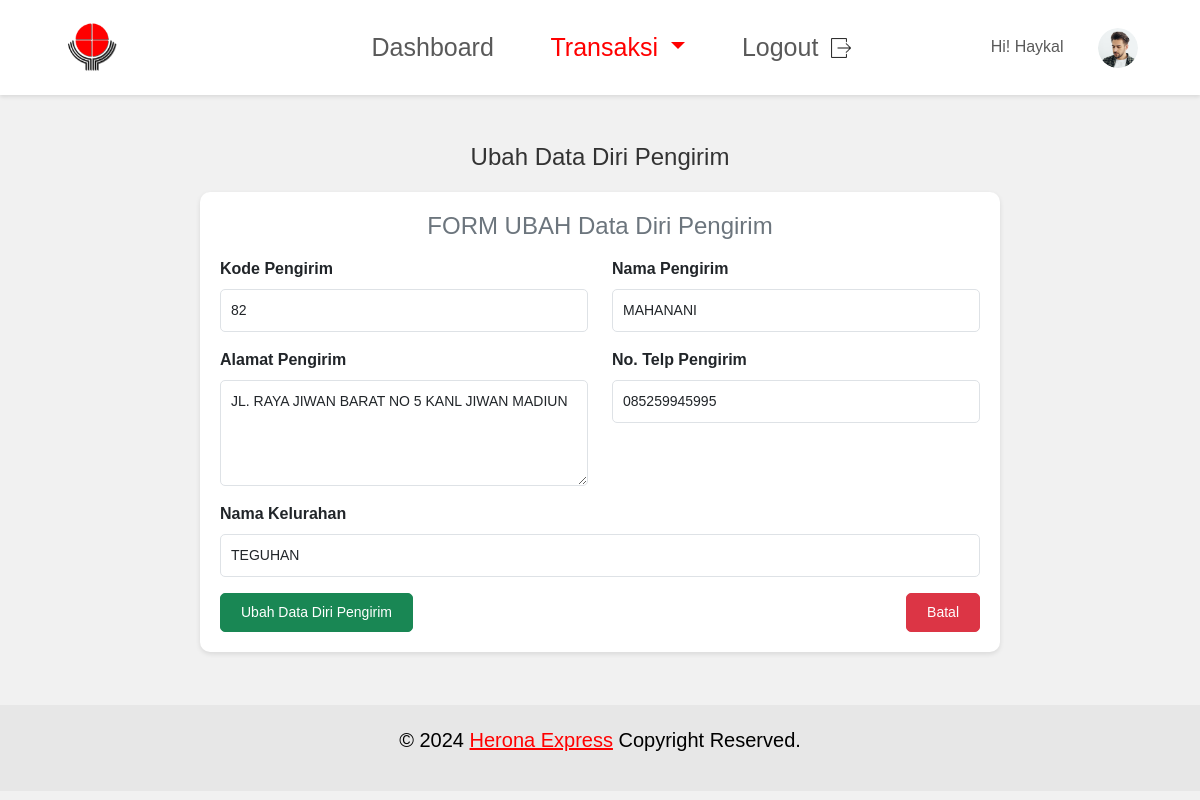
Page /pengirimanibrahim/DataDiriPengirim/datadiripengirimubah1.php?Kd_Pengirim=82 on the committed database.
### tables this page shows
CREATE TABLE `datadiripengirim` (
  `Kd_Pengirim` int(11) NOT NULL,
  `Kd_Kelurahan` int(11) NOT NULL,
  `Nama_Pengirim` varchar(30) DEFAULT NULL,
  `Alamat_Pengirim` varchar(100) DEFAULT NULL,
  `No_Telp_Pengirim` varchar(15) DEFAULT NULL
);

### pengirimanibrahim/DataDiriPengirim/datadiripengirimubah1.php (the view, shortened to what this page needs)
<?php
include '../config.php';
if (isset($_GET['Kd_Pengirim'])) {
    $Kd_Pengirim = $_GET['Kd_Pengirim'];
    $query = mysqli_query($db, "SELECT * FROM datadiripengirim WHERE Kd_Pengirim = '$Kd_Pengirim'");
    $data = mysqli_fetch_array($query);
} else {
    header("Location: datadiripengirimlihat.php");
    exit();
}
?>
<!DOCTYPE html>
<html lang="en">
<head>
    <link href="https://cdn.jsdelivr.net/npm/bootstrap@5.3.0-alpha1/dist/css/bootstrap.min.css" rel="stylesheet">
</head>
<body>
<?php include '../config.php'; ?>
<?php include $_SERVER['DOCUMENT_ROOT'] . '/pengirimanibrahim/assets/navbar.php'; ?>
<section class="container mt-5">
    <h3>Ubah Data Diri Pengirim</h3>
    <div class="form-container">
        <form action="" method="post">
            <h4 class="text-center text-secondary mb-3">FORM UBAH Data Diri Pengirim</h4>
            <div class="row mb-3">
                <div class="col">
                    <label for="Kd_Pengirim" class="form-label">Kode Pengirim</label>
                    <input type="text" class="form-control" name="Kd_Pengirim" id="Kd_Pengirim" value="<?php echo $data['Kd_Pengirim']; ?>" readonly>
                </div>
                <div class="col">
                    <label for="Nama_Pengirim" class="form-label">Nama Pengirim</label>
                    <input type="text" class="form-control" name="Nama_Pengirim" id="Nama_Pengirim" value="<?php echo $data['Nama_Pengirim']; ?>">
                </div>
            </div>
            <div class="row mb-3">
                <div class="col">
                    <label for="Alamat_Pengirim" class="form-label">Alamat Pengirim</label>
                    <textarea class="form-control" name="Alamat_Pengirim" id="Alamat_Pengirim" rows="4"><?php echo $data['Alamat_Pengirim']; ?></textarea>
                </div>
                <div class="col">
                    <label for="No_Telp_Pengirim" class="form-label">No. Telp Pengirim</label>
                    <input type="text" class="form-control" name="No_Telp_Pengirim" id="No_Telp_Pengirim" value="<?php echo $data['No_Telp_Pengirim']; ?>">
                </div>
            </div>
            <div class="row mb-3">
                <div class="col">
                    <label for="Kd_Kelurahan" class="form-label">Nama Kelurahan</label>
                    <select name="Kd_Kelurahan" id="Kd_Kelurahan" class="form-control">
                        <?php
                        $ambilkelurahan = mysqli_query($db, "SELECT * FROM kelurahan");
                        while ($kelurahan = mysqli_fetch_array($ambilkelurahan)) {
                            $selected = ($data['Kd_Kelurahan'] == $kelurahan['Kd_Kelurahan']) ? 'selected' : '';
                            echo "<option value='{$kelurahan['Kd_Kelurahan']}' $selected>{$kelurahan['Nama_Kelurahan']}</option>";
                        }
                        ?>
                    </select>
                </div>
            </div>
            <div class="d-flex justify-content-between">
                <button type="submit" name="proses" class="btn btn-success">Ubah Data Diri Pengirim</button>
                <a href="datadiripengirimlihat1.php" class="btn btn-danger">Batal</a>
            </div>
        </form>
    </div>
</section>
<footer class="footer" style="background-color: #e7e7e7; margin-top: 53px; padding: 20px 0;">
    <div class="container">
        <div class="row">
            <div class="col-12">
                <p class="text-center" style="font-size: 20px; color: #000; font-weight: 400;">
                    <span>© 2024</span>
                    <a href="https://www.heronaexpress.co.id/lokasi.php#" class="text-link" style="color: red;" target="_blank">Herona Express</a>
                    <span>Copyright Reserved.</span>
                </p>
            </div>
        </div>
    </div>
</footer>
</body>
</html>

### pengirimanibrahim/DataDiriPengirim/datadiripengirimubah1.php (style rules this page uses)
body { font-family: 'Montserrat', sans-serif; background-color: #f1f1f1; margin: 0; }
h3 { color: #333; font-size: 24px; text-align: center; margin-bottom: 20px; }
.form-container { max-width: 800px; margin: auto; padding: 20px; background-color: #fff; border-radius: 10px; box-shadow: 0 2px 5px rgba(0, 0, 0, 0.1); }
.form-label { font-size: 16px; font-weight: bold; }
.form-control { font-size: 14px; padding: 10px; border-radius: 5px; }
.btn { font-size: 14px; padding: 8px 20px; border-radius: 5px; }

### rows in the picture
datadiripengirim: Kd_Pengirim "82", Nama_Pengirim "MAHANANI", Alamat_Pengirim "JL. RAYA JIWAN BARAT NO 5 KANL JIWAN MADIUN", No_Telp_Pengirim "085259945995"

### other values in the picture
form field Kd_Kelurahan "TEGUHAN"
